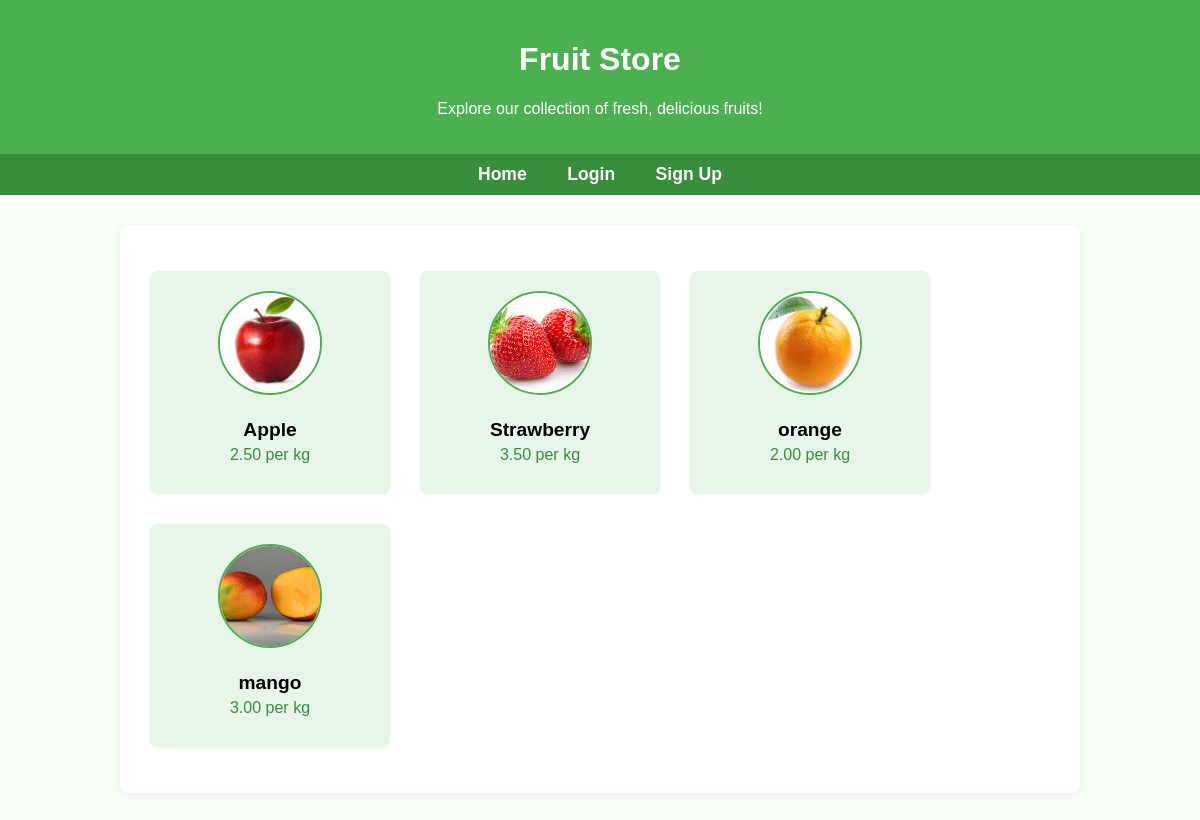
The app's page /, older data.
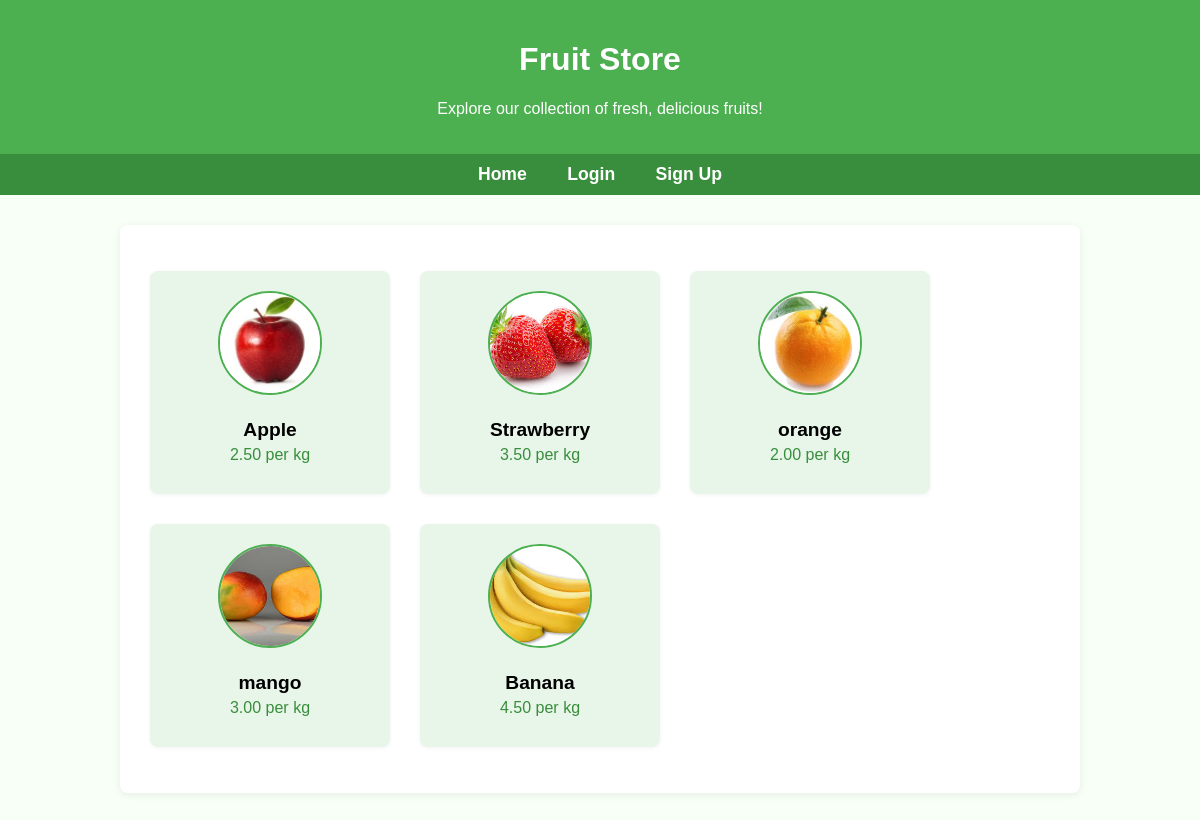
The same page, newer data.
### fruits/models.py (models this page shows, shortened)
class Fruit(models.Model):
    name = models.CharField(max_length=100)
    picture = models.ImageField(upload_to='fruits/')
    price_per_kg = models.DecimalField(max_digits=10, decimal_places=2)

### fruits/views.py (the view)
# urls.py: path("", views.index, name="index"),
def index(request):
    data = Fruit.objects.all()
    context = {
        'fruits': data
    }
    logged_in_user = request.user
    if logged_in_user.is_authenticated:
        context['logged_in_user'] = logged_in_user
    else:
        context['logged_in_user'] = None
    return  render(request, "index.html", context)

### fruits/templates/index.html (shortened to what this page needs)
{% extends "base.html" %}
{% block content %}
    <ul class="fruits-list" style="display: flex; flex-wrap: wrap; gap: 30px; list-style: none; padding: 0;">
        {% for fruit in fruits %}
        <li class="fruit-card" style="background: #e8f5e9; border-radius: 8px; box-shadow: 0 1px 4px rgba(0,0,0,0.05); padding: 20px; width: 200px; text-align: center; transition: transform 0.2s;">
            <img class="fruit-img" src="{{ fruit.picture.url }}" alt="{{ fruit.name }}" style="width: 100px; height: 100px; object-fit: cover; border-radius: 50%; margin-bottom: 10px; border: 2px solid #4caf50;">
            <div class="fruit-name" style="font-size: 1.2em; font-weight: bold; margin: 10px 0 5px 0;">{{ fruit.name }}</div>
            <div class="fruit-price" style="color: #388e3c; font-size: 1em; margin-bottom: 10px;">{{ fruit.price_per_kg }} per kg</div>
        </li>
        {% empty %}
        <li>No fruits available at the moment.</li>
        {% endfor %}
    </ul>
{% endblock %}

### fruits/templates/base.html (shortened to what this page needs)
<!DOCTYPE html>
<html lang="en">
<head>
</head>
<body>
    <header>
        <h1>Fruit Store</h1>
        <p>Explore our collection of fresh, delicious fruits!</p>
    </header>
    <nav>
        <a href="{% url 'index' %}">Home</a>
        {% if user.is_authenticated %}
            <span style="color:#fff;">Welcome, {{ user.username }}</span>
            <a href="{% url 'logout' %}">Logout</a>
        {% else %}
            <a href="{% url 'login_user' %}">Login</a>
            <a href="{% url 'signup' %}">Sign Up</a>
        {% endif %}
    </nav>
    <div class="container">
        {% block content %}{% endblock %}
    </div>
</body>
</html>

### fruits/templates/base.html (style rules this page uses)
body { font-family: Arial, sans-serif; background: #f7fff7; margin: 0; padding: 0; }
header { background: #4caf50; color: white; padding: 20px 0; text-align: center; }
nav { background: #388e3c; padding: 10px 0; text-align: center; }
nav a { color: #fff; text-decoration: none; margin: 0 18px; font-weight: bold; font-size: 1.1em; transition: color 0.2s; }
.container { max-width: 900px; margin: 30px auto; background: #fff; border-radius: 8px; box-shadow: 0 2px 8px rgba(0,0,0,0.07); padding: 30px; }

Row changes from the older to the newer data that the page shows:
added Fruit: picture (picture), name "Banana", price_per_kg "4.50"
